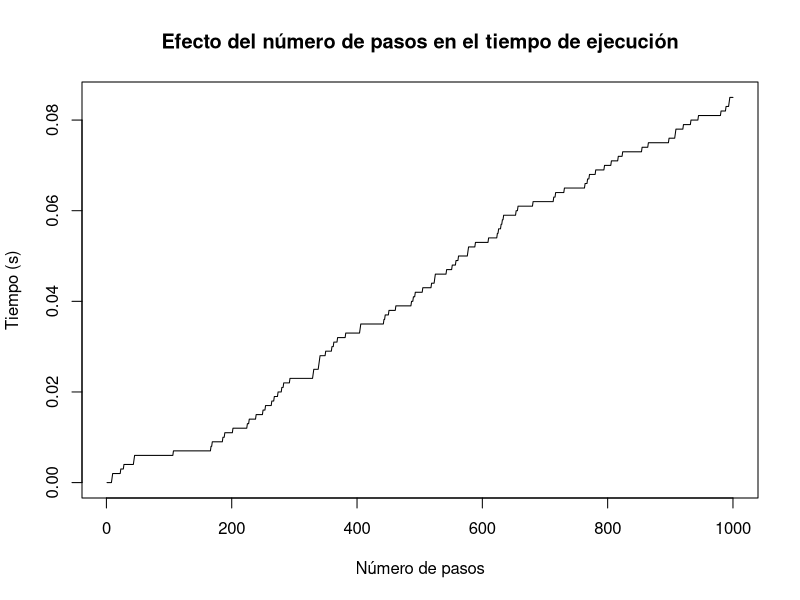

Reproduce this figure in R.
repeticiones <- 1
duracion <- 1000
dimensiones <- 10
origen <- rep(0, dimensiones)
tab <- numeric(length(repeticiones*dimensiones))
elapsed <- numeric(length(duracion))
i = 1
j = 1
anterior <- 0
tiempoTotal <- system.time(
for (dimension in dimensiones:dimensiones) {
#print ("dimension")
#print (dimension)
tiempoDim <- system.time(
 for (repeticion in 1:repeticiones)  { 
	cero <- 0              
                       pos <- rep(0, dimension)
     			#print ("repeticion")
			#print (repeticion)
                           for (t in 1:duracion) {
				    tiempoDur <- system.time(
				for (x in 1:1) {
                               cambiar <- sample(1:dimension, 1)                     
                               if (runif(1) < 0.5) {
				    cambio <- 1
                                   } else {
				    cambio <- -1
                               		}
                               pos[cambiar] <- pos[cambiar] + cambio
if (all (pos == origen)) {
	cero = cero + 1
}
#print (pos)
})[3]
tiempo <- (tiempoDur + anterior)
elapsed[j] <- tiempo
anterior <- tiempo
j = j + 1
                          			}
#print (cero)
probabilidad <- ((cero/duracion)*100)
#print (probabilidad)
tab[i] <- probabilidad
i = i + 1
		      })[3]
})
mat <- matrix (tab, ncol=dimensiones, nrow=repeticiones)
#png("p1_porcentaje.png")
#png("p1_reto1(1).png")
#boxplot (mat, xlab="Dimensi\u{F3}n", ylab="Porcentaje de retorno al origen (%)", main="Efecto de la dimensi\u{F3}n en el porcentaje de regreso al origen")
plot (elapsed, type="l", xlab="N\u{FA}mero de pasos", ylab="Tiempo (s)", main="Efecto del n\u{FA}mero de pasos en el tiempo de ejecuci\u{F3}n")
#graphics.off()